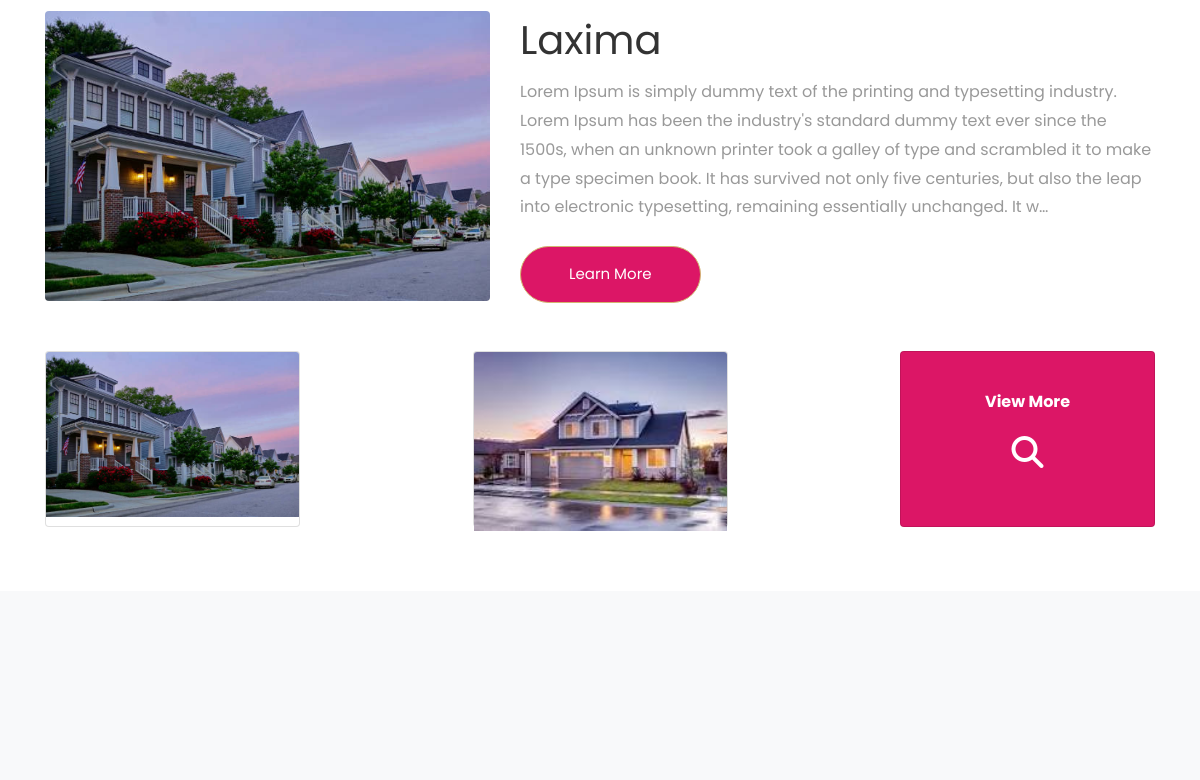
The app's page / (middle part), older data.
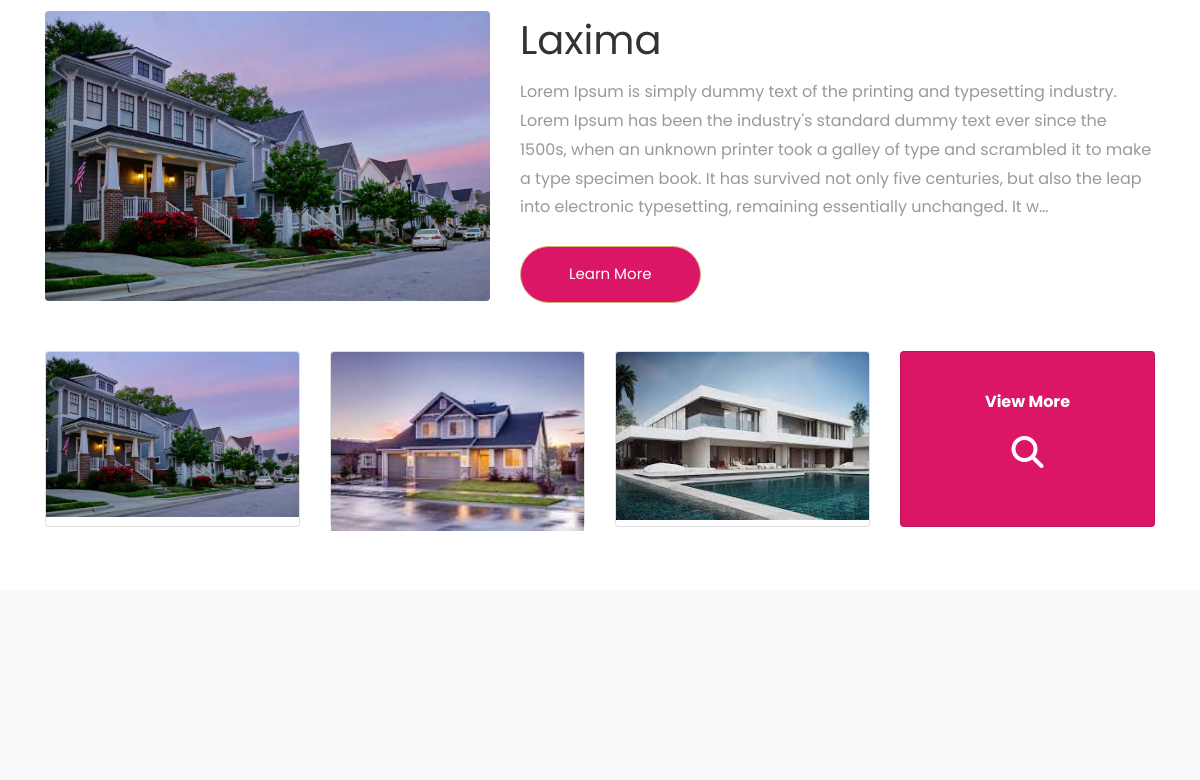
The same page, newer data.
### assets/models.py (models this page shows, shortened)
class Property(models.Model):
    class PropertyAvailability(models.TextChoices):
        SOLD_OUT="sold_out","SOLD OUT"
        FOR_RENT="for_rent","For Rent"
        FOR_SALE="for_sale","For Sale"
        AVAILABLE="available","Available"
    property_name = models.CharField(max_length=100)
    address = models.CharField(max_length=255)
    price = models.DecimalField(max_digits=10, decimal_places=2)
    no_of_bedrooms = models.IntegerField()
    no_of_bathrooms = models.IntegerField()
    square_footage = models.IntegerField()
    description = models.TextField()
    availability=models.CharField(max_length=20,choices=PropertyAvailability.choices,default=PropertyAvailability.AVAILABLE)
    main_photo = models.ImageField(
        upload_to="property_photos/"
    )
    created_at = models.DateTimeField(
        auto_now_add=True
    )
    updated_at = models.DateTimeField(
        auto_now=True
    )

### home/views.py (the view)
# urls.py: path("",views.homeView,name="home_view"),
def homeView(request):
    if request.method == "GET":
        property_data=Property.objects.all()[:4]
        gallery_data=Amenity.objects.all()
        context={
            "properties":property_data,
            "galleries":gallery_data
        }
        return render(request,"home/home.html",context)

### templates/home/home.html (shortened to what this page needs)
{% extends "index.html" %}
{% load static %}
{% block content %}
<div class="container-fluid about">
	<div class="container py-5">
					<div class="row justify-content-center">
		</div>
		<div class="row g-5 align-items-center">
			{% for property in properties|slice:":1" %}
			<div class="col-lg-5">
				<img src="{{property.main_photo.url}}" class="img-fluid w-100 h-auto rounded" alt="{{property.property_name}}">
			</div>
			<div class="col-lg-7"
				style="background: linear-gradient(rgba(255, 255, 255, .8), rgba(255, 255, 255, .8));">
				<h1>{{property.property_name}}</h1>
				<p class="mb-2">{{property.description|linebreaks|truncatechars:380}}</p>
				<a class="btn btn-primary rounded-pill py-3 px-5 mt-2 read-btn" style="border-color:#dc1666;" href="{% url 'assets:property_detail' property.id %}">Learn More</a>
			</div>
			{% endfor %}
		</div>
			<div class="row justify-content-between g-5 mt-5">
				{% for property in properties %}
				<div class="col-sm-6 col-md-3 mb-3">
				<div class="card" style="height:11rem;">
					<a href="{% url 'assets:property_detail' property.id %}">
						<img src="{{property.main_photo.url}}" style="object-fit:contain;" height="100%" class="card-img-top" alt="{{property.property_name}}">
					</a>
					</div>
				</div>
				{% endfor %}
				<div class="col-sm-6 col-md-3 mb-3 ">
					<a href="{% url 'assets:property_list' %}">
						<div class="card" style="height:11rem;background-color:#dc1666;">
							<div class="card-body text-center text-white">
								<p class="text-center font-weight-bold mt-3">View More</p>
								<i class="fa fa-search fa-2x mt-1"></i>
							</div>
						</div>
					</a>
				</div>
			</div>
	</div>
</div>
<section class="ftco-section ftco-no-pt bg-light">
	<div class="container ">
		<div class="row justify-content-center">
		</div>
	</div>
</section>
{% endblock content %}

Row changes from the older to the newer data that the page shows:
added Property: main_photo (picture)
